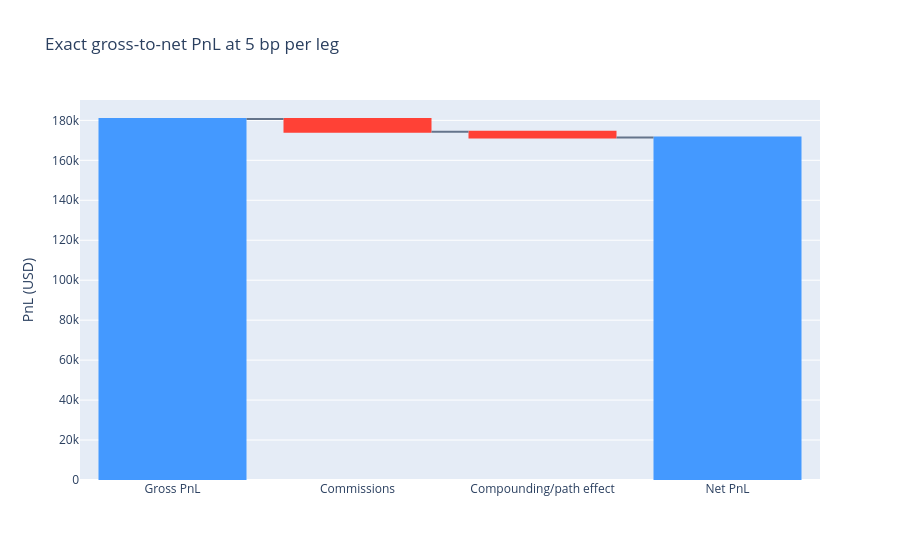

Notebook code for this chart:
### Markdown cell above
## 6. Library Equivalents — `ml4t-diagnostic`

Sections 4 and 5 build the cost diagnostic from the equity curve so the
mechanics are explicit. The exact simulator waterfall below keeps every bar
in dollars and reconciles to the 5 bp run. `ml4t-diagnostic` provides the
complementary one-call sensitivity view for a production report:

- `plot_cost_sensitivity` reproduces the §4 Sharpe-vs-cost curve directly
  from the gross daily-return series, with a break-even annotation.

Both figures are Plotly artifacts and slot into the report bundle that
`09_performance_reporting` assembles for the same backtest.

### Code cell
# Use one dollar denominator throughout. The compounding/path term captures the
# fact that fees paid earlier reduce capital available for subsequent returns.
result_net = results_by_cost[fee_bp]
gross_pnl_dollars = float(result_gross.equity.iloc[-1] - result_gross.equity.iloc[0])
net_pnl_dollars = float(result_net.equity.iloc[-1] - result_net.equity.iloc[0])
commission_dollars = float((result_net.trades_dollar * DEFAULT_FEES).sum())
path_effect_dollars = gross_pnl_dollars - commission_dollars - net_pnl_dollars
assert np.isclose(gross_pnl_dollars - commission_dollars - path_effect_dollars, net_pnl_dollars)

waterfall = go.Figure(
    go.Waterfall(
        measure=["absolute", "relative", "relative", "total"],
        x=["Gross PnL", "Commissions", "Compounding/path effect", "Net PnL"],
        y=[gross_pnl_dollars, -commission_dollars, -path_effect_dollars, net_pnl_dollars],
        connector={"line": {"color": "#64748B"}},
    )
)
waterfall.update_layout(
    title=f"Exact gross-to-net PnL at {DEFAULT_FEES * 10_000:.0f} bp per leg",
    yaxis_title="PnL (USD)",
    showlegend=False,
)
waterfall.show()

### Figure 1 — Plotly figure (JSON) as saved in the notebook; plotly's stock layout.template omitted (floating-point values rounded to 4 significant figures)
{"data": [{"connector": {"line": {"color": "#64748B"}}, "measure": ["absolute", "relative", "relative", "total"], "type": "waterfall", "x": ["Gross PnL", "Commissions", "Compounding/path effect", "Net PnL"], "y": [180700.0, -6417.0, -2856.0, 171400.0]}], "layout": {"showlegend": false, "title": {"text": "Exact gross-to-net PnL at 5 bp per leg"}, "yaxis": {"title": {"text": "PnL (USD)"}}}}
